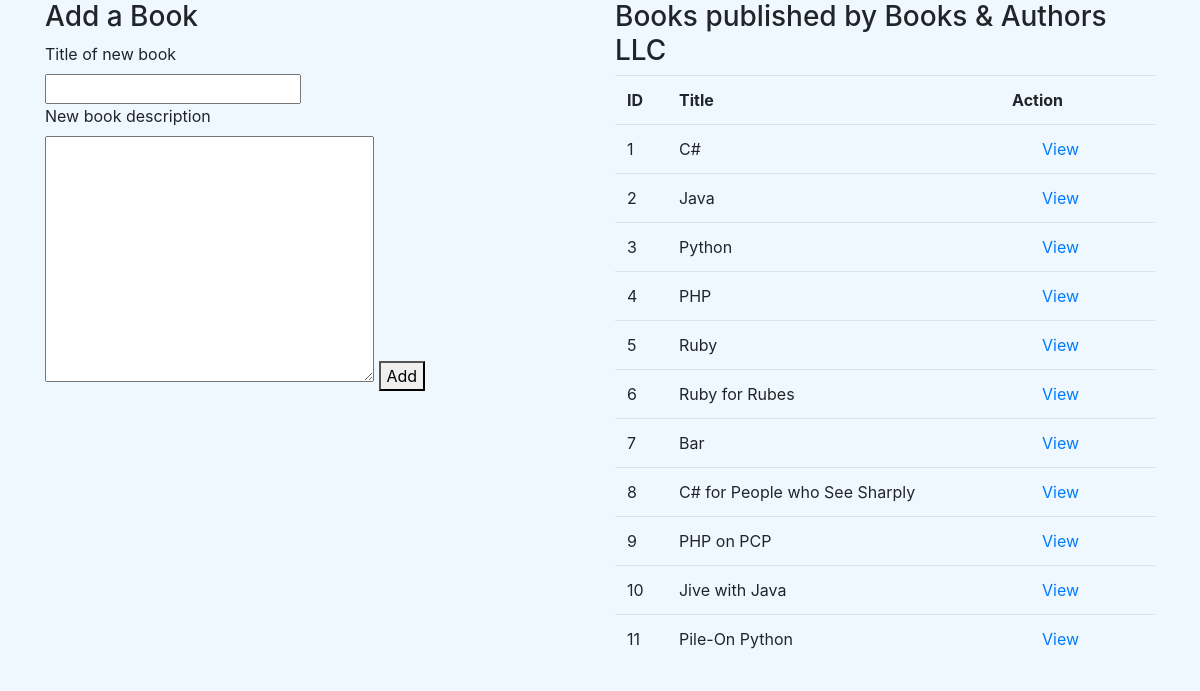
/books, run on the app's committed database.
### main_app/models.py (models this page shows)
class Book(models.Model):
    title = models.CharField(max_length=255)
    desc = models.TextField(blank=True)
    created_on = models.DateTimeField(auto_now_add=True)
    updated_on = models.DateTimeField(auto_now=True)

### main_app/views.py (the view)
# urls.py: path('books', views.books),
def books(request):
    context = {
        'booklist': Book.objects.all()
    }
    return render(request, 'books.html', context)

### main_app/templates/books.html (shortened to what this page needs)
<!DOCTYPE html>
<html lang="en">
<head>
    <link rel="stylesheet" href="https://stackpath.bootstrapcdn.com/bootstrap/4.5.2/css/bootstrap.min.css">
    {% load static %}
    <link rel="stylesheet" href="{% static 'style.css' %}">
</head>
<body>
    <div class="container">
        <div class="row">
            <div class="col">
                <h3>Add a Book</h3>
                <form action="/add_book" method="POST">
                    <label for="title">Title of new book</label>
                    <br>
                    <input type="text" name="title" id="title">
                    <br>
                    <label for="desc">New book description</label>
                    <br>
                    <textarea name="desc" id="desc" cols="30" rows="10"></textarea>
                    <button>Add</button>
                </form>
            </div>
            <div class="col">
                <h3>Books published by Books & Authors LLC</h3>
                <table class="table">
                    <tr>
                        <th>ID</th>
                        <th>Title</th>
                        <th>Action</th>
                    </tr>
                    {% for book in booklist %}
                        <tr>
                            <td>{{ book.id }}</td>
                            <td>{{ book.title }}</td>
                            <td>
                                <a href="/books/{{book.id}}">View</a>
                            </td>
                        </tr>
                    {% endfor %}
                </table>
            </div>
        </div>
    </div>
</body>
</html>

### main_app/static/style.css (style rules this page uses)
body { background-color: aliceblue; }
a { margin: 30px; }

### data on the page
Book: id "1", title "C#"
Book: id "2", title "Java"
Book: id "3", title "Python"
Book: id "4", title "PHP"
Book: id "5", title "Ruby"
Book: id "6", title "Ruby for Rubes"
Book: id "7", title "Bar"
Book: id "8", title "C# for People who See Sharply"
Book: id "9", title "PHP on PCP"
Book: id "10", title "Jive with Java"
Book: id "11", title "Pile-On Python"
